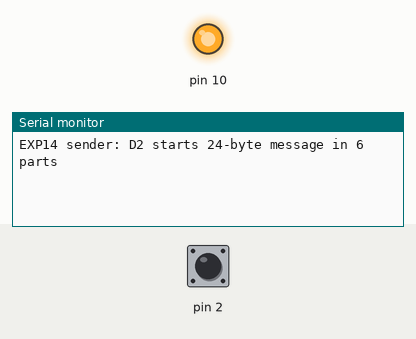
This sketch was run on a simulated Arduino Uno, built with avr-gcc and run on an emulated ATmega328P. Shown: output pins drawn as LEDs (lit = HIGH), the last lines printed to the serial monitor. Inputs (shaded band) come from the test bench; at power-on: pin 2 HIGH.

Above: at 1.2 s.
1.3 s: pin 2 pulled LOW for 0.15 s
At 2.6 s:
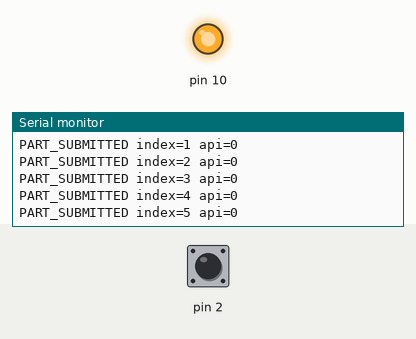
2.9 s: pin 2 pulsed LOW 2 times (0.12 s each, 0.3 s apart)
At 5.4 s:
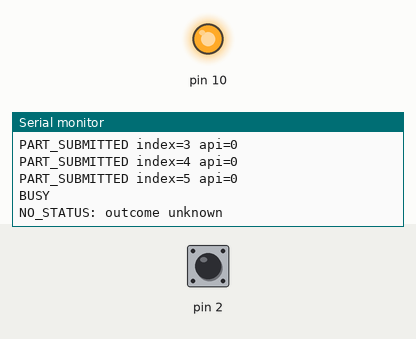
Timing chart, 0 to 6.9 s (numbered marks = the images above; inputs shaded):
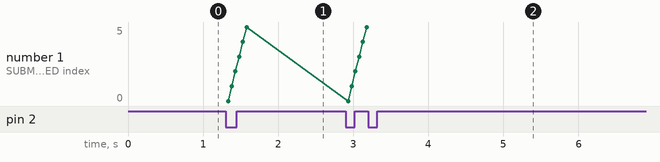

Measured:
- after the input at 1.3 s, the serial monitor: prints a new line at once (image 1)
- after the input at 2.9 s, the serial monitor: prints a new line at once (image 2)

The sketch:

sender.ino
```cpp
#include <SPI.h>
#include <mcp2515.h>
MCP2515 canController(10, 8000000);
void beginCAN(bool silent) {
  pinMode(10,OUTPUT); digitalWrite(10,HIGH); SPI.begin();
  if(canController.reset()!=MCP2515::ERROR_OK ||
     canController.setBitrate(CAN_125KBPS,MCP_8MHZ)!=MCP2515::ERROR_OK ||
     (silent ? canController.setListenOnlyMode() : canController.setNormalMode())!=MCP2515::ERROR_OK) {
    Serial.println(F("CAN INIT ERROR")); while(true) delay(1000);
  }
}
void checkOverflow() {
  if(canController.getErrorFlags() & 0xC0) {
    Serial.println(F("RX_OVERFLOW: observations incomplete"));
    canController.clearRXnOVRFlags();
  }
}
bool pressed() {
  static bool candidate=HIGH,stable=HIGH;
  static uint32_t edge=0;
  bool raw=digitalRead(2);
  if(raw!=candidate) { candidate=raw; edge=millis(); }
  if(millis()-edge>=30 && stable!=candidate) {
    stable=candidate; return stable==LOW;
  }
  return false;
}

uint16_t transfer=0;
uint8_t index=0;
bool busy=false;
uint32_t startedAt=0,lastPart=0;
char message[25]={};
void setup() {
  Serial.begin(115200); pinMode(2,INPUT_PULLUP); beginCAN(false);
  Serial.println(F("EXP14 sender: D2 starts 24-byte message in 6 parts"));
}
void loop() {
  checkOverflow();
  struct can_frame f;
  for(uint8_t i=0;i<8;i++) {
    if(canController.readMessage(&f)!=MCP2515::ERROR_OK) break;
    if(f.can_id!=0x361 || f.can_dlc!=4 || f.data[0]!=0xD4 || f.data[3]<1 || f.data[3]>4) continue;
    uint16_t id=static_cast<uint16_t>(f.data[1]) | (static_cast<uint16_t>(f.data[2])<<8);
    if(!busy || id!=transfer) { Serial.println(F("LATE_OR_UNMATCHED_STATUS")); continue; }
    busy=false;
    Serial.print(F("RESULT transfer=")); Serial.print(id);
    Serial.print(F(" code=")); Serial.println(f.data[3]);
  }
  if(busy && millis()-startedAt>=1500) {
    busy=false; Serial.println(F("NO_STATUS: outcome unknown"));
  }
  if(pressed()) {
    if(busy) Serial.println(F("BUSY"));
    else if(transfer==65535) Serial.println(F("ID exhausted: reset ALL nodes"));
    else {
      transfer++; index=0; busy=true; startedAt=millis(); lastPart=startedAt-50;
      snprintf(message,sizeof(message),"ASTRID CAN MESSAGE %05u",static_cast<unsigned>(transfer));
      Serial.print(F("START transfer=")); Serial.print(transfer);
      Serial.print(F(" text=")); Serial.println(message);
    }
  }
  if(!busy || index>=6 || millis()-lastPart<50) return;
  if(canController.getStatus() & 0x04) return;
  lastPart=millis();
  struct can_frame part={}; part.can_id=0x360; part.can_dlc=8;
  part.data[0]=0xE4; part.data[1]=transfer; part.data[2]=transfer>>8; part.data[3]=index;
  memcpy(part.data+4,message+4*index,4);
  MCP2515::ERROR result=canController.sendMessage(MCP2515::TXB0,&part);
  Serial.print(F("PART_SUBMITTED index=")); Serial.print(index);
  Serial.print(F(" api=")); Serial.println(static_cast<uint8_t>(result));
  index++; // API can report error after queuing. Do not enqueue this part twice.
}
```
